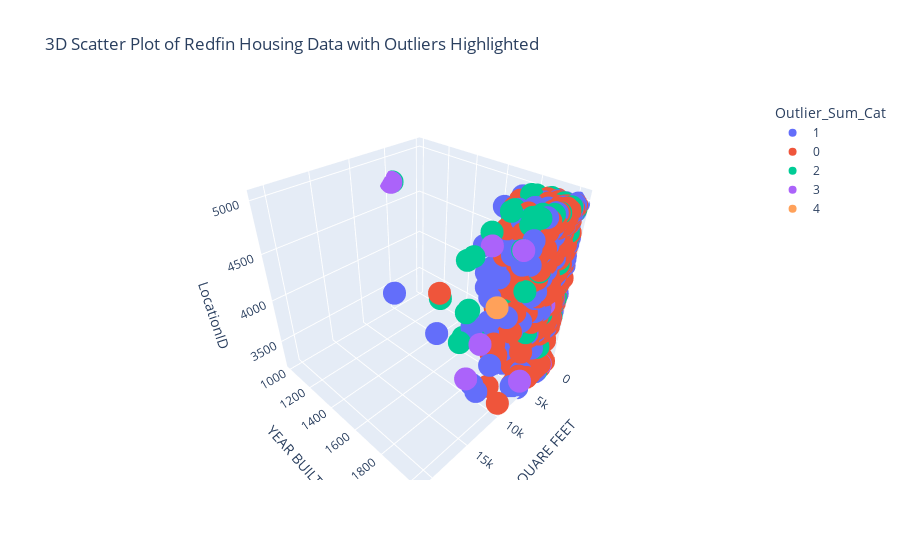

Notebook code for this chart:
### Code cell
import plotly.express as px

# Using three features for the 3D plot
features_to_plot = ['SQUARE FEET', 'YEAR BUILT', 'LocationID']

predictors['Outlier_Sum_Cat'] = pd.Categorical(predictors['Outlier_Sum'])

# Create a 3D scatter plot using Plotly
fig = px.scatter_3d(predictors, x='SQUARE FEET', y='YEAR BUILT', z='LocationID', color='Outlier_Sum_Cat', 
                    title='3D Scatter Plot of Redfin Housing Data with Outliers Highlighted',
                    color_continuous_scale=px.colors.sequential.Viridis)

fig.show()

### Figure 1 — Plotly figure (JSON) as saved in the notebook; plotly's stock layout.template omitted (floating-point values rounded to 4 significant figures; data arrays with more than 128 entries replaced by an {"elided": "..."} marker saying what was removed)
{"data": [{"hovertemplate": "Outlier_Sum_Cat=1<br>SQUARE FEET=%{x}<br>YEAR BUILT=%{y}<br>LocationID=%{z}<extra></extra>", "legendgroup": "1", "marker": {"color": "#636efa", "symbol": "circle"}, "mode": "markers", "name": "1", "scene": "scene", "showlegend": true, "type": "scatter3d", "x": {"elided": "476 int values"}, "y": {"elided": "476 int values"}, "z": {"elided": "476 int values"}}, {"hovertemplate": "Outlier_Sum_Cat=0<br>SQUARE FEET=%{x}<br>YEAR BUILT=%{y}<br>LocationID=%{z}<extra></extra>", "legendgroup": "0", "marker": {"color": "#EF553B", "symbol": "circle"}, "mode": "markers", "name": "0", "scene": "scene", "showlegend": true, "type": "scatter3d", "x": {"elided": "2027 int values"}, "y": {"elided": "2027 int values"}, "z": {"elided": "2027 int values"}}, {"hovertemplate": "Outlier_Sum_Cat=2<br>SQUARE FEET=%{x}<br>YEAR BUILT=%{y}<br>LocationID=%{z}<extra></extra>", "legendgroup": "2", "marker": {"color": "#00cc96", "symbol": "circle"}, "mode": "markers", "name": "2", "scene": "scene", "showlegend": true, "type": "scatter3d", "x": [1352, 2047, 1743, 2640, 2133, 772, 900, 2518, 2160, 9349, 3000, 4280, 1860, 15000, 1300, 2000, 4000, 1554, 4578, 1800, 1300, 1216, 13331, 1300, 813, 1200, 1512, 1200, 936, 2400, 1640, 5592, 8700, 2660, 1946, 3800, 4800, 14524, 2516, 1092, 5982, 1059, 13200, 607, 4000, 3720, 768, 5321, 5416, 2340, 2548, 5707, 3000, 5011, 936, 1840, 960, 1568, 2750, 1500, 1480, 5312, 5500, 1799, 1876, 600, 1250, 2500, 1596, 1232, 4680, 1766, 1175, 1175, 2800, 4728, 3912, 1200, 1545, 8270, 916, 1248, 1632, 3732, 4111, 5500, 3500, 9798, 13582, 2803, 3416, 1012, 1170, 5080, 2202, 3500, 5493, 2556, 360, 4544, 1417, 1814, 8196, 861, 12622, 6493, 960, 1767, 1344, 2796, 2925, 3262, 2678, 858, 2031, 2031, 2200], "y": [1997, 1970, 1875, 1910, 1860, 2016, 1982, 1850, 1902, 1767, 1900, 1847, 1970, 1850, 1800, 1847, 1980, 1926, 1970, 1976, 1920, 1999, 1938, 1920, 1900, 1976, 2000, 1985, 1982, 1940, 1850, 1950, 2017, 1824, 1900, 2004, 2008, 1988, 2010, 1990, 1855, 1940, 1908, 2023, 1800, 1895, 2018, 1850, 1970, 1860, 1970, 1952, 2012, 1898, 1994, 1968, 2014, 2000, 1865, 2022, 1840, 1984, 1950, 1972, 2022, 1968, 2005, 2011, 2007, 1995, 1000, 1992, 2023, 2023, 2004, 1886, 1901, 1890, 2023, 1954, 2019, 1960, 1985, 1830, 1980, 2010, 2020, 1850, 1910, 1987, 1820, 2024, 1985, 1900, 1894, 2023, 1900, 1889, 1940, 1900, 2023, 2020, 1840, 1850, 1900, 1997, 1800, 1906, 1993, 1850, 2022, 1876, 2022, 1980, 2023, 2023, 2023], "z": [4668, 4652, 4668, 4686, 4655, 4686, 4652, 4631, 3284, 3773, 3743, 4576, 4541, 4543, 4421, 4421, 4941, 4624, 4985, 4929, 4478, 4464, 4441, 4478, 4981, 4988, 4438, 4949, 4496, 4922, 4354, 4848, 4849, 4915, 4915, 4981, 4496, 4988, 4354, 4849, 4981, 4922, 4848, 4949, 4849, 4848, 4915, 4974, 4988, 4496, 4848, 4915, 4974, 4915, 4848, 4915, 4949, 4941, 4849, 4988, 4988, 4981, 4974, 4473, 4473, 4457, 4451, 4774, 4774, 4746, 4756, 4785, 4756, 4756, 4222, 4240, 4240, 4240, 4250, 4210, 3860, 3887, 3894, 3894, 3875, 3886, 3254, 3883, 4101, 4021, 4101, 4084, 4071, 4074, 4101, 4011, 4011, 4101, 4074, 4102, 4021, 4107, 4862, 4853, 4344, 4364, 4275, 3580, 3217, 5033, 3580, 3766, 3574, 3264, 3215, 3215, 3215]}, {"hovertemplate": "Outlier_Sum_Cat=3<br>SQUARE FEET=%{x}<br>YEAR BUILT=%{y}<br>LocationID=%{z}<extra></extra>", "legendgroup": "3", "marker": {"color": "#ab63fa", "symbol": "circle"}, "mode": "markers", "name": "3", "scene": "scene", "showlegend": true, "type": "scatter3d", "x": [2737, 2110, 430, 1872, 1680, 1872, 9896, 8682, 4860, 14778, 919, 512, 1192, 3260, 12519, 1403, 2035, 1320, 1275, 5423], "y": [1919, 1978, 1847, 2009, 2006, 2009, 1907, 2022, 1000, 2005, 2018, 1929, 1910, 2023, 1985, 1997, 1829, 1950, 2023, 2022], "z": [4667, 3820, 4576, 4478, 4463, 4478, 4848, 4849, 4756, 3894, 4101, 4021, 4107, 4105, 4107, 4107, 4101, 3579, 3264, 3285]}, {"hovertemplate": "Outlier_Sum_Cat=4<br>SQUARE FEET=%{x}<br>YEAR BUILT=%{y}<br>LocationID=%{z}<extra></extra>", "legendgroup": "4", "marker": {"color": "#FFA15A", "symbol": "circle"}, "mode": "markers", "name": "4", "scene": "scene", "showlegend": true, "type": "scatter3d", "x": [11080, 1100, 5294], "y": [2004, 1974, 1786], "z": [4421, 3223, 3768]}], "layout": {"legend": {"title": {"text": "Outlier_Sum_Cat"}, "tracegroupgap": 0}, "scene": {"domain": {"x": [0, 1], "y": [0, 1]}, "xaxis": {"title": {"text": "SQUARE FEET"}}, "yaxis": {"title": {"text": "YEAR BUILT"}}, "zaxis": {"title": {"text": "LocationID"}}}, "title": {"text": "3D Scatter Plot of Redfin Housing Data with Outliers Highlighted"}}}
